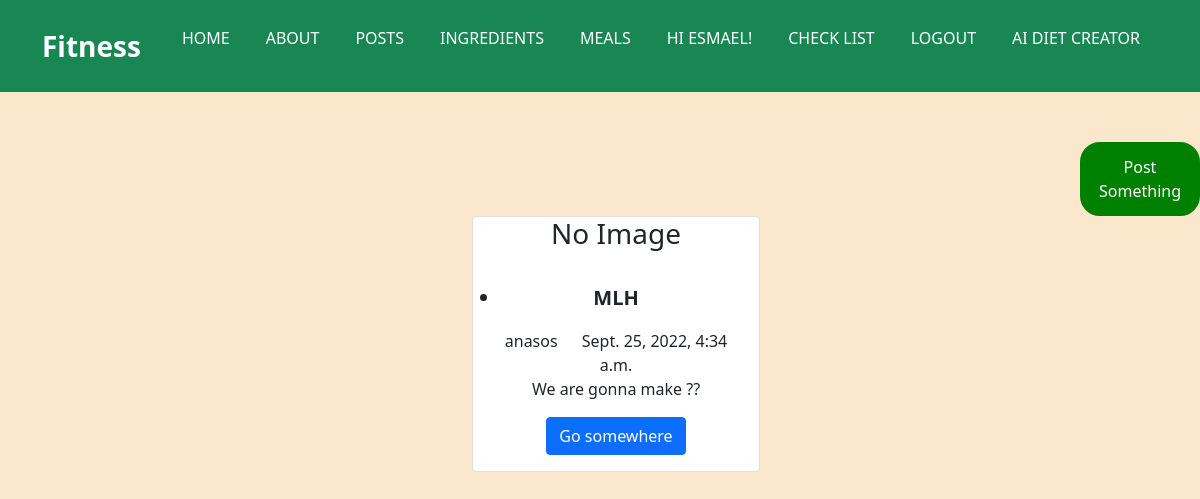
The page /posts/ (signed in) on the database its author committed.
### accounts/models.py (models this page shows)
class Hero(AbstractUser):
    name = models.CharField(max_length=200, null=True)
    height = models.DecimalField(decimal_places=2, max_digits=5,null=True, blank=True)
    weight = models.DecimalField(decimal_places=2, max_digits=5,null=True, blank=True)
    bmi = models.DecimalField(decimal_places=2, max_digits=5, null=True, blank=True)
    points = models.PositiveIntegerField(null=True, blank=True)
    Breakfast = models.BooleanField(null=True, blank=True)
    Dinner = models.BooleanField(null=True, blank=True)
    Lunch = models.BooleanField(null=True, blank=True)
    Workouthome = models.BooleanField(null=True, blank=True)
    Run = models.BooleanField(null=True, blank=True)
    SleepEarly = models.BooleanField(null=True, blank=True)
    WakeEarly = models.BooleanField(null=True, blank=True)
    Gym = models.BooleanField(null=True, blank=True)

### posts/models.py (models this page shows, shortened)
class Post(models.Model):
    title = models.CharField(max_length=150)
    body = models.TextField()
    published_date = models.DateTimeField(auto_now_add=True)
    thumb = models.ImageField(blank=True, null=True)
    author = models.ForeignKey(model, on_delete=models.PROTECT)
    edited_date = models.DateTimeField(null=True)
    def get_absolute_url(self):
        return reverse('posts:post_detail', kwargs={'pk':self.pk})

### posts/views.py (the view)
# urls.py: path('', PostsListView.as_view(), name='posts_list'),
class PostsListView(ListView):
    model = Post
    context_object_name = "posts_list"
    template_name = 'posts/posts_list.html'

### posts/templates/posts/posts_list.html (shortened to what this page needs)
{% extends 'base.html' %}
{% load static %}
{% block content %}
   <button style="margin-left: 90%;
   margin-top: 50px;
   /* margin-right: 0; */
   border: 3px solid green;
   padding: 10px 5px;
   border-radius: 20px;
   background-color: green;
"><a href="{% url 'posts:create_post' %}"style="text-decoration:none;color:#fff;">Post Something</a></button>
    {% if posts_list %}
        <ul>
            {% for post in posts_list %}
            <div class="container">
                <div class="row justify-content-evenly">
                    <div class="card text-center col-4" style="width: 18rem;">
                        <div class="img-box">
                            {% if post.thumb %}
                            <img src="{{ post.thumb.url }}" alt="">
                            {% else %}
                            <h3>No Image</h3>
                            {% endif %}
                          </div>
                        <div class="card-body">
                            <p class="card-title"> <li style="font-weight: bold;font-size: 20px;">{{ post.title }}</li></p>
                            <span class="card-text">{{ post.author }}</span>
                            <span style="margin-left:20px;">{{ post.published_date }}</span>
                          <p class="card-text">{{ post.body }}</p>
                          <a class="btn btn-primary"href="{{ post.get_absolute_url }}"style="text-decoration:none;">Go somewhere</a>
                        </div>
                  </div>
                </div>
              </div>
            {% endfor %}
        </ul>
    {% else %}
        <p>No Posts For Now</p>
    {% endif %}
{% endblock content %}

### templates/base.html (shortened to what this page needs)
{% load static %}
<!DOCTYPE html>
<html lang="en">
<head>
    <link rel="stylesheet" href="{% static 'style.css' %}">
    <link href="https://cdn.jsdelivr.net/npm/bootstrap@5.0.2/dist/css/bootstrap.min.css" rel="stylesheet">
</head>
<body style="background-color: rgba(251, 231, 204, 0.994);">
      <nav class="navbar navbar-expand-lg navbar-light bg-success">
        <div class="container">
          <a class="navbar-brand text-white fs-3 fw-bold" href="#">Fitness</a>
          <div class="collapse navbar-collapse" id="navbarSupportedContent">
            <ul class="navbar-nav  ms-auto mb-2 mb-lg-0 text-uppercase">
              <li class="nav-item">
                <a class="nav-link text-white" aria-current="page" href="{% url 'home' %}">Home</a>
              </li>
              <li class="nav-item">
                <a class="nav-link text-white" aria-current="page" href="{% url 'about' %}">About</a>
              </li>
              <li class="nav-item">
                <a class="nav-link text-white" aria-current="page" href="{% url 'posts:posts_list' %}">posts</a>
              </li>
              <li class="nav-item">
                <a class="nav-link text-white" aria-current="page" href="{% url 'list' %}">Ingredients</a>
              </li>
              <li class="nav-item">
                <a class="nav-link text-white" aria-current="page" href="{% url 'meals' %}">Meals</a>
              </li>
              {% if user.is_authenticated %}
              <li class="nav-item">
                <a class="nav-link text-white" aria-current="page"><p style="cursor: pointer;">Hi {{ user.username }}!</p></a>
              </li>
              <li class="nav-item">
                <a class="nav-link text-white" aria-current="page" href="{% url 'check' user.id %}">Check List</a>
              </li>
              <li class="nav-item">
                <a class="nav-link text-white" aria-current="page" href="{% url 'logout' %}">logout</a>
              </li>
              <li class="nav-item">
                <a class="nav-link text-white" aria-current="page" href="http://localhost:8501/">AI Diet Creator</a>
              </li>
              {% endif %}
            </ul>
          </div>
        </div>
      </nav>
    {% block content %}
    {% endblock content %}
</body>
</html>

### static/style.css (style rules this page uses)
* { padding: 0; margin: 0; box-sizing: border-box; scroll-behavior: smooth; }
body { background-color: antiquewhite; }
.navbar-light .navbar-nav .nav-link { color: #FFF; }
.nav-item { margin: 10px ; }
.nav-link { position: relative; }
.nav-link::after { content: ""; width: 0px; height: 3px; background-color: rgb(187, 16, 16); position: absolute; left: 10px; bottom: 0; transition: width 1s; }

### rows shown on the page
Hero: username "ESMAEL"
Post: thumb "No Image", title "MLH", author "anasos", published_date "Sept. 25, 2022, 4:34 a.m.", body "We are gonna make ??"
